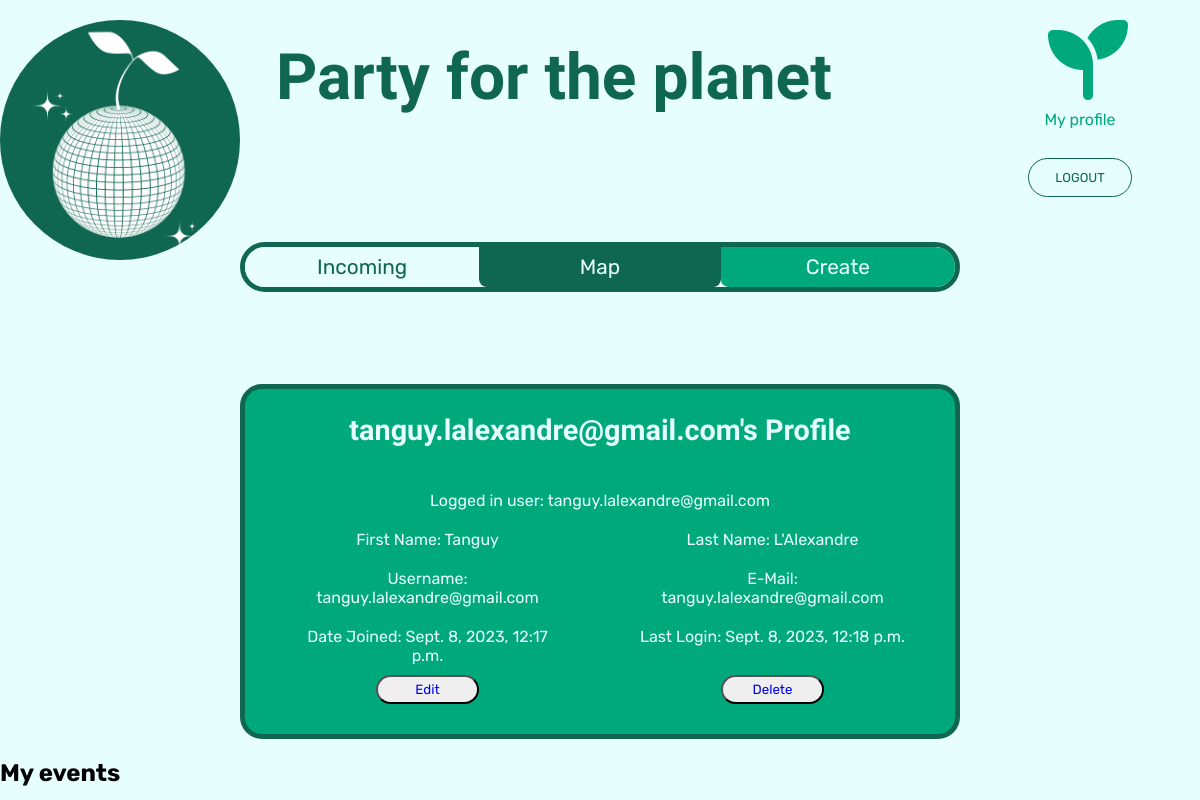
/profile/ (signed in), run on an earlier commit of the app's database.
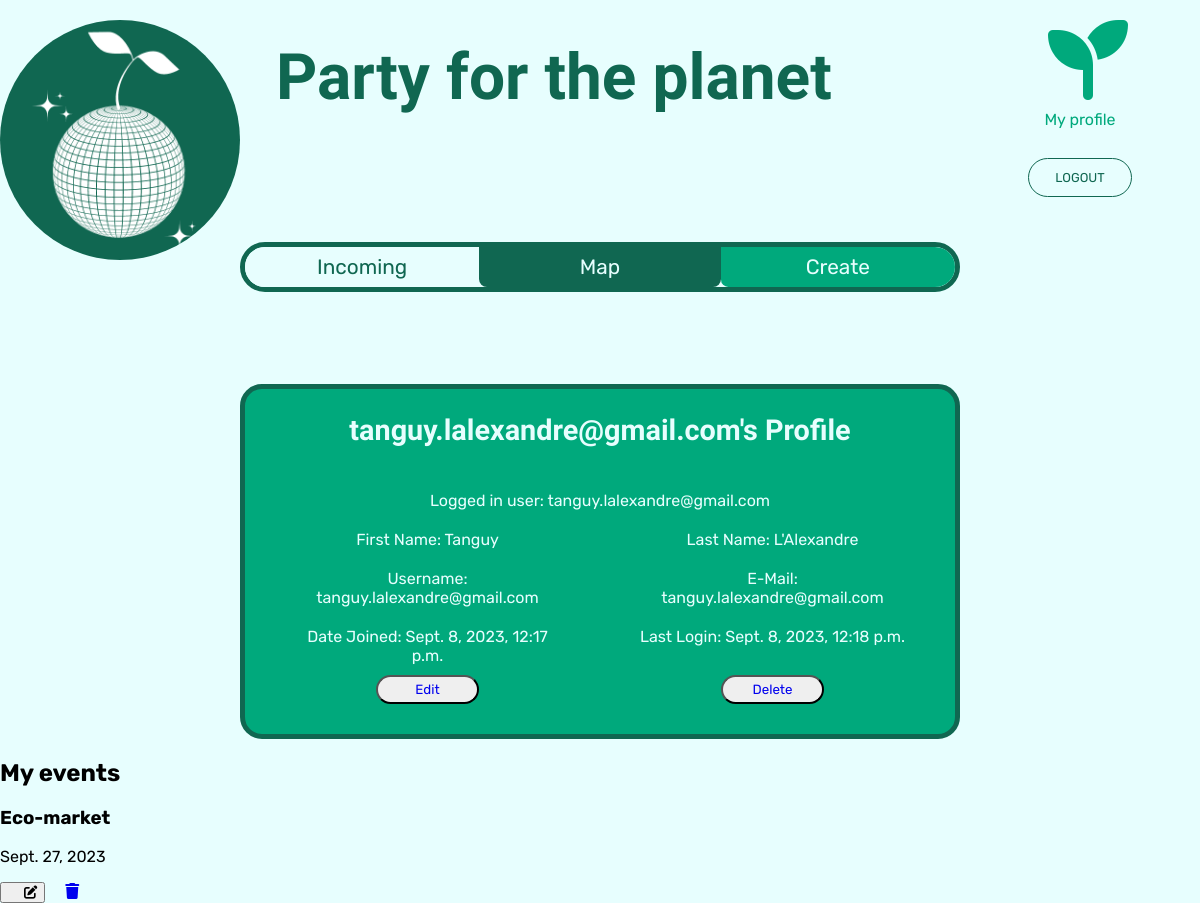
And on a later commit of the database.
### ecoevents/models.py (models this page shows, shortened)
class Ecoevent(models.Model):
    organizer = models.ForeignKey(User, on_delete=models.CASCADE)
    title = models.CharField(max_length=200)
    description = models.TextField(max_length=500, blank=True, null=True)
    category = models.CharField(max_length=200)
    start_datetime = models.DateTimeField()
    end_datetime = models.DateTimeField()
    location = models.CharField(max_length=200)
    created_on = models.DateTimeField(auto_now_add=True)
    modified_on = models.DateTimeField(auto_now=True)
    class Meta:
        ordering = ['-created_on']

### ecoevents/views.py (the view)
# urls.py: path("profile/", views.profile, name="profile"),
def profile(request):
    my_events = Ecoevent.objects.filter(organizer=request.user)
    context = {
        "my_events": my_events,
    }
    return render(request, "profile.html", context)

### templates/profile.html (shortened to what this page needs)
{% extends 'base.html' %}
{% load static %}
{% block content %}
{% include 'header.html' %}
<div class="profile">
  <div class="profileTitle">
    <h2>{{request.user}}'s Profile</h2>
  </div>
  <div class="profileInformationsContainer">
    <div class="profileDetailsContainer">
    <p class="profileLogged">Logged in user: {{request.user}}</p>
    <p class="profileFirstName">First Name: {{request.user.first_name}}</p>
    <p class="profileLastName">Last Name: {{request.user.last_name}}</p>
    <p class="profileEmail">E-Mail: {{request.user.email}}</p>
    <p class="profileUsername">Username: {{request.user.username}}</p>
    <p class="profileLastLogin">Last Login: {{request.user.last_login}}</p>
    <p class="profileDateJoined">Date Joined: {{request.user.date_joined}}</p>
  </div>
  <div class="profileButtons">
    <button>
      <a href="{% url 'edit_user' user.id %}">Edit</a>
    </button>
    <button>
      <a href="{% url 'delete_user' user.id %}">Delete</a>
    </button>
  </div>
</div>
</div>
<div id="my-events">
  <h2>My events</h2>
  {% for event in my_events %}
  <div class="event-card">
    <h3>{{ event.title }}</h3>
    <p>{{ event.start_datetime.date }}</p>
    <span class="action-buttons">
      <button class="edit-event-btn">
        <i class="fas fa-edit"></i>
      </button>
      <a class="delete-event-btn" href="{% url 'delete_event' event.id %}">
        <i class="fas fa-trash"></i>
      </a>
    </span>
  </div>
  {% endfor %}
</div>
{%endblock%}

What changed in the data, as far as the page shows it:
added Ecoevent: title "Eco-market", start_datetime "Sept. 27, 2023"
